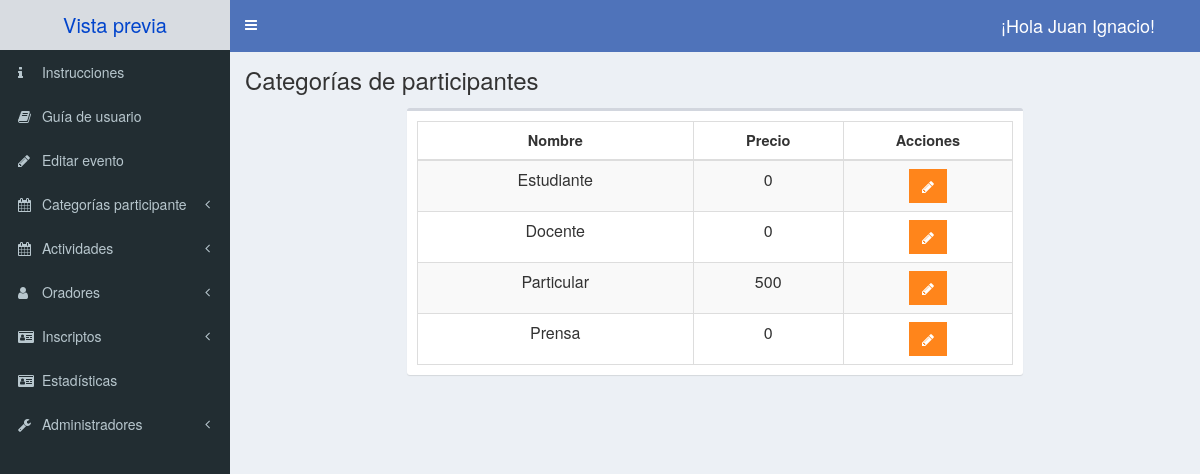
/admin/categorias-evento.php (signed in), run on the app's committed database.
### tables this page shows
CREATE TABLE cat_asociadas(
    id_evento int NOT NULL,
    id_categoria int NOT NULL,
    tarifa float not NULL,
    PRIMARY KEY(id_evento,id_categoria),
    FOREIGN KEY(id_evento) REFERENCES evento(id_evento) ON DELETE CASCADE,
    FOREIGN KEY(id_categoria) REFERENCES categoria_participante(id_categoria) ON DELETE CASCADE
);

CREATE TABLE categoria_participante(
    id_categoria int NOT NULL AUTO_INCREMENT,
    nombre varchar(50) NOT NULL,
    autoreg TINYINT not NULL,
    PRIMARY KEY(id_categoria)
);

### admin/categorias-evento.php (the view, shortened to what this page needs)
<?php
include_once 'templates/header.php';
$id_evento= $_SESSION['id_evento'];
?>
<body class="hold-transition skin-blue sidebar-mini">
  <div class="wrapper">
    <?php
    include_once 'templates/barra.php';
    ?>
    <?php
    include_once 'templates/navegacion.php';
    ?>
    <div class="content-wrapper">
      <section class="content-header">
        <h1>
          Categorías de participantes
        </h1>
      </section>
      <section class="content">
        <div class="row centrar-contenido">
          <div class="col-xs-12 col-lg-8">
            <div class="box">
              <div class="box-body table-responsive">
                <table id="registros" class="table table-bordered table-striped text-center">
                  <thead>
                    <tr>
                      <th class="col-xs-2">Nombre</th>
                      <th class="col-xs-1">Precio</th>
                      <th class="col-xs-1">Acciones</th>
                    </tr>
                  </thead>
                  <tbody>
                    <?php
                    try {
                      include_once 'funciones/funciones.php';
                      $sql = "
                      SELECT ca.id_categoria, ca.tarifa, c.nombre
                      FROM categoria_participante c INNER JOIN cat_asociadas ca ON c.id_categoria=ca.id_categoria
                      WHERE ca.id_evento=" . $id_evento;
                      $tuplas = $db->query($sql);
                    } catch (Exception $e) {
                      echo "Error: " . $e->getMessage();
                    }
                    while ($cat = $tuplas->fetch_assoc()) {
                    ?>
                      <tr>
                        <td><?php echo $cat['nombre']; ?></td>
                        <td> <?php echo $cat['tarifa']; ?></td>
                        <td>
                          <?php $encrypt= openssl_encrypt($cat['id_categoria'],"AES-128-ECB","unmdp2021"); ?>
                          <a href="editar-tarifa.php?id=<?php echo urlencode($encrypt); ?>" class="btn bg-orange btn-flat margin">
                            <i class="fa fa-pencil"></i>
                          </a>
                        </td>
                      </tr>
                    <?php
                    }
                    ?>
                </table>
              </div>
            </div>
          </div>
        </div>
      </section>
    </div>
    <?php
    include_once 'templates/footer.php';
    ?>

### admin/css/admin.css (style rules this page uses)
h1 { font-size: 30px; }
table td { font-size: 16px; }
table th { font-size: 14.5px; }
td .btn { margin-top: 0px; }
.centrar-contenido { display: flex; justify-content: center; }
#dtHorizontalVerticalExample th, td { white-space: nowrap; }

### data on the page
cat_asociadas: id_categoria.nombre "Estudiante", tarifa "0"
cat_asociadas: id_categoria.nombre "Docente", tarifa "0"
cat_asociadas: id_categoria.nombre "Particular", tarifa "500"
cat_asociadas: id_categoria.nombre "Prensa", tarifa "0"

### other printed values
$_SESSION['nombre'] "Juan Ignacio"
